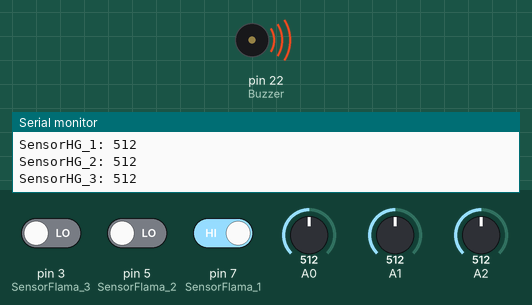
Bench run of a sketch on a simulated Arduino Mega 2560, built with avr-gcc and run on an emulated ATmega2560. Parts: buzzer (waves = sounding, pin HIGH), the last lines printed to the serial monitor. The inputs (shaded band) are chosen by the test bench; at power-on: pin 7 (SensorFlama_1) HIGH, pin 3 (SensorFlama_3) LOW, pin 5 (SensorFlama_2) LOW, A0 = 512, A1 = 512, A2 = 512.

Above: at 3.8 s.
3.9 s: pin 7 (SensorFlama_1) driven LOW
At 6.7 s:
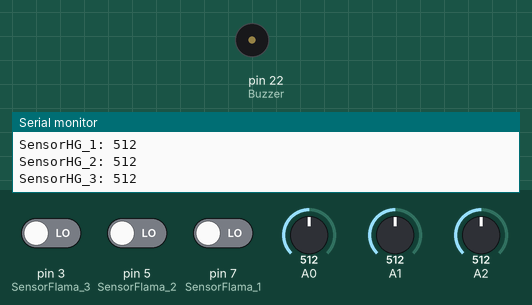
7.8 s: pin 7 (SensorFlama_1) driven HIGH
At 10.2 s:
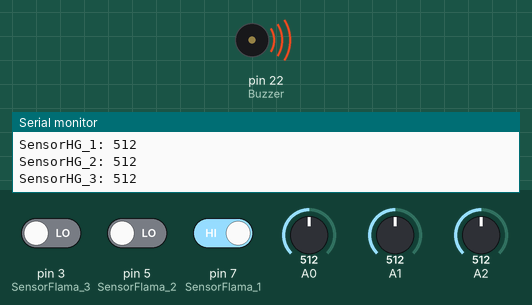
Timing chart, 0 to 11.7 s (numbered marks = the images above; inputs shaded):
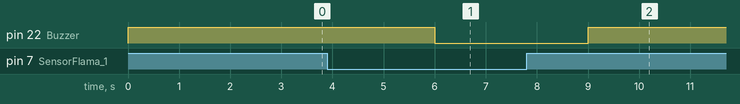

The sketch:

Sensores.ino
```cpp
//Laboratorio de Microcontroladores
//Proyecto
//Realizado por:
//Gabriel Barahona Otoya B70896
//Yenner Gonzalez Araya B83375

// --- Decalracion Variables Globales ---
int SensorHG_1;
int SensorHG_2;
int SensorHG_3;
int Flama_1;
int Flama_2;
int Flama_3;

// Pines
int Buzzer = 22;
int SensorFlama_1 = 7;
int SensorFlama_2 = 5;
int SensorFlama_3 = 3;

void setup() {
  Serial.begin(9600);
  pinMode(Buzzer, OUTPUT);
  pinMode(SensorFlama_1, INPUT);
  pinMode(SensorFlama_2, INPUT);
  pinMode(SensorFlama_3, INPUT);
}

void loop() {
  Flama_1 = digitalRead(SensorFlama_1);
  Flama_2 = digitalRead(SensorFlama_2);
  Flama_3 = digitalRead(SensorFlama_3);
  if (Flama_1 == LOW && Flama_2 == LOW && Flama_3 == LOW){
    digitalWrite(Buzzer, LOW);
    Serial.println("LEDs off");
  }
  else if (Flama_1 == HIGH){
    digitalWrite(Buzzer, HIGH);
    Serial.println("LED_1 on");
  }
  else if (Flama_2 == HIGH){
    digitalWrite(Buzzer, HIGH);
    Serial.println("LED_2 on");
  }
  else if (Flama_3 == HIGH){
    digitalWrite(Buzzer, HIGH);
    Serial.println("LED_3 on");
  }

  SensorHG_1 = analogRead(A0);
  Serial.print("SensorHG_1: ");
  Serial.println(SensorHG_1);
  SensorHG_2 = analogRead(A1);
  Serial.print("SensorHG_2: ");
  Serial.println(SensorHG_2);
  SensorHG_3 = analogRead(A2);
  Serial.print("SensorHG_3: ");
  Serial.println(SensorHG_3);
  delay(3000);
}
```

Measured:
- after the input at 3.9 s, pin 22 (Buzzer): HIGH → LOW after 2.1 s
- after the input at 7.8 s, pin 22 (Buzzer): LOW → HIGH after 1.2 s
